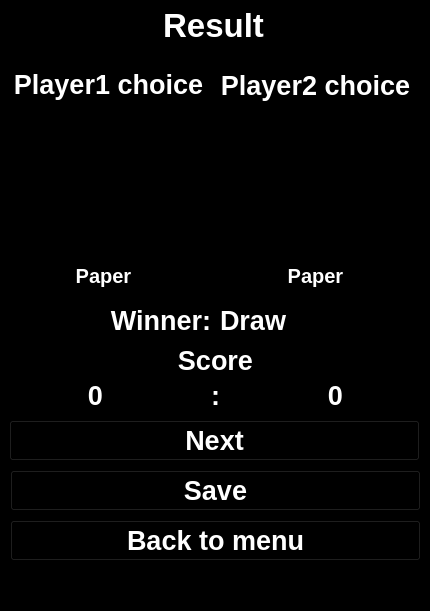
<?xml version="1.0" encoding="UTF-8"?>
<ui version="4.0">
 <class>Result</class>
 <widget class="QMainWindow" name="Result">
  <property name="geometry">
   <rect>
    <x>0</x>
    <y>0</y>
    <width>430</width>
    <height>611</height>
   </rect>
  </property>
  <property name="windowTitle">
   <string>MainWindow</string>
  </property>
  <property name="styleSheet">
   <string notr="true">background-color: rgb(0, 0, 0);
color: rgb(255, 255, 255);</string>
  </property>
  <widget class="QWidget" name="centralwidget">
   <widget class="QLabel" name="label">
    <property name="geometry">
     <rect>
      <x>8</x>
      <y>5</y>
      <width>411</width>
      <height>41</height>
     </rect>
    </property>
    <property name="font">
     <font>
      <pointsize>25</pointsize>
      <bold>true</bold>
     </font>
    </property>
    <property name="styleSheet">
     <string notr="true">background-color: rgb(0, 0, 0);
color: rgb(255, 255, 255);</string>
    </property>
    <property name="text">
     <string>Result</string>
    </property>
    <property name="alignment">
     <set>Qt::AlignCenter</set>
    </property>
   </widget>
   <widget class="QLabel" name="labelP1name">
    <property name="geometry">
     <rect>
      <x>8</x>
      <y>59</y>
      <width>201</width>
      <height>51</height>
     </rect>
    </property>
    <property name="font">
     <font>
      <pointsize>20</pointsize>
      <bold>true</bold>
     </font>
    </property>
    <property name="styleSheet">
     <string notr="true">background-color: rgb(0, 0, 0);
color: rgb(255, 255, 255);</string>
    </property>
    <property name="text">
     <string>Player1 choice</string>
    </property>
    <property name="alignment">
     <set>Qt::AlignCenter</set>
    </property>
   </widget>
   <widget class="QLabel" name="labelP2name">
    <property name="geometry">
     <rect>
      <x>210</x>
      <y>60</y>
      <width>211</width>
      <height>51</height>
     </rect>
    </property>
    <property name="font">
     <font>
      <pointsize>20</pointsize>
      <bold>true</bold>
     </font>
    </property>
    <property name="styleSheet">
     <string notr="true">background-color: rgb(0, 0, 0);
color: rgb(255, 255, 255);</string>
    </property>
    <property name="text">
     <string>Player2 choice</string>
    </property>
    <property name="alignment">
     <set>Qt::AlignCenter</set>
    </property>
   </widget>
   <widget class="QLabel" name="labelP1pic">
    <property name="geometry">
     <rect>
      <x>40</x>
      <y>120</y>
      <width>131</width>
      <height>131</height>
     </rect>
    </property>
    <property name="text">
     <string/>
    </property>
    <property name="pixmap">
     <pixmap resource="../img/imgs.qrc">:/paper.png</pixmap>
    </property>
    <property name="scaledContents">
     <bool>true</bool>
    </property>
   </widget>
   <widget class="QLabel" name="labelP2pic">
    <property name="geometry">
     <rect>
      <x>250</x>
      <y>120</y>
      <width>131</width>
      <height>131</height>
     </rect>
    </property>
    <property name="text">
     <string/>
    </property>
    <property name="pixmap">
     <pixmap resource="../img/imgs.qrc">:/paper.png</pixmap>
    </property>
    <property name="scaledContents">
     <bool>true</bool>
    </property>
   </widget>
   <widget class="QLabel" name="labelP1type">
    <property name="geometry">
     <rect>
      <x>38</x>
      <y>260</y>
      <width>131</width>
      <height>31</height>
     </rect>
    </property>
    <property name="font">
     <font>
      <pointsize>15</pointsize>
      <bold>true</bold>
     </font>
    </property>
    <property name="styleSheet">
     <string notr="true">background-color: rgb(0, 0, 0);
color: rgb(255, 255, 255);</string>
    </property>
    <property name="text">
     <string>Paper</string>
    </property>
    <property name="alignment">
     <set>Qt::AlignCenter</set>
    </property>
   </widget>
   <widget class="QLabel" name="labelP2type">
    <property name="geometry">
     <rect>
      <x>250</x>
      <y>260</y>
      <width>131</width>
      <height>31</height>
     </rect>
    </property>
    <property name="font">
     <font>
      <pointsize>15</pointsize>
      <bold>true</bold>
     </font>
    </property>
    <property name="styleSheet">
     <string notr="true">background-color: rgb(0, 0, 0);
color: rgb(255, 255, 255);</string>
    </property>
    <property name="text">
     <string>Paper</string>
    </property>
    <property name="alignment">
     <set>Qt::AlignCenter</set>
    </property>
   </widget>
   <widget class="QLabel" name="label_2">
    <property name="geometry">
     <rect>
      <x>10</x>
      <y>300</y>
      <width>201</width>
      <height>41</height>
     </rect>
    </property>
    <property name="font">
     <font>
      <pointsize>20</pointsize>
      <bold>true</bold>
     </font>
    </property>
    <property name="styleSheet">
     <string notr="true">background-color: rgb(0, 0, 0);
color: rgb(255, 255, 255);</string>
    </property>
    <property name="text">
     <string>Winner:</string>
    </property>
    <property name="alignment">
     <set>Qt::AlignRight|Qt::AlignTrailing|Qt::AlignVCenter</set>
    </property>
   </widget>
   <widget class="QLabel" name="labelResult">
    <property name="geometry">
     <rect>
      <x>220</x>
      <y>300</y>
      <width>201</width>
      <height>41</height>
     </rect>
    </property>
    <property name="font">
     <font>
      <pointsize>20</pointsize>
      <bold>true</bold>
     </font>
    </property>
    <property name="styleSheet">
     <string notr="true">background-color: rgb(0, 0, 0);
color: rgb(255, 255, 255);</string>
    </property>
    <property name="text">
     <string>Draw</string>
    </property>
    <property name="alignment">
     <set>Qt::AlignLeading|Qt::AlignLeft|Qt::AlignVCenter</set>
    </property>
   </widget>
   <widget class="QLabel" name="label_3">
    <property name="geometry">
     <rect>
      <x>10</x>
      <y>340</y>
      <width>411</width>
      <height>41</height>
     </rect>
    </property>
    <property name="font">
     <font>
      <pointsize>20</pointsize>
      <bold>true</bold>
     </font>
    </property>
    <property name="styleSheet">
     <string notr="true">background-color: rgb(0, 0, 0);
color: rgb(255, 255, 255);</string>
    </property>
    <property name="text">
     <string>Score</string>
    </property>
    <property name="alignment">
     <set>Qt::AlignCenter</set>
    </property>
   </widget>
   <widget class="QLabel" name="label_4">
    <property name="geometry">
     <rect>
      <x>180</x>
      <y>380</y>
      <width>71</width>
      <height>31</height>
     </rect>
    </property>
    <property name="font">
     <font>
      <pointsize>20</pointsize>
      <bold>true</bold>
     </font>
    </property>
    <property name="styleSheet">
     <string notr="true">background-color: rgb(0, 0, 0);
color: rgb(255, 255, 255);</string>
    </property>
    <property name="text">
     <string>:</string>
    </property>
    <property name="alignment">
     <set>Qt::AlignCenter</set>
    </property>
   </widget>
   <widget class="QLabel" name="labelP1score">
    <property name="geometry">
     <rect>
      <x>10</x>
      <y>380</y>
      <width>171</width>
      <height>31</height>
     </rect>
    </property>
    <property name="font">
     <font>
      <pointsize>20</pointsize>
      <bold>true</bold>
     </font>
    </property>
    <property name="styleSheet">
     <string notr="true">background-color: rgb(0, 0, 0);
color: rgb(255, 255, 255);</string>
    </property>
    <property name="text">
     <string>0</string>
    </property>
    <property name="alignment">
     <set>Qt::AlignCenter</set>
    </property>
   </widget>
   <widget class="QLabel" name="labelP2score">
    <property name="geometry">
     <rect>
      <x>250</x>
      <y>380</y>
      <width>171</width>
      <height>31</height>
     </rect>
    </property>
    <property name="font">
     <font>
      <pointsize>20</pointsize>
      <bold>true</bold>
     </font>
    </property>
    <property name="styleSheet">
     <string notr="true">background-color: rgb(0, 0, 0);
color: rgb(255, 255, 255);</string>
    </property>
    <property name="text">
     <string>0</string>
    </property>
    <property name="alignment">
     <set>Qt::AlignCenter</set>
    </property>
   </widget>
   <widget class="QPushButton" name="buttonNext">
    <property name="geometry">
     <rect>
      <x>9</x>
      <y>420</y>
      <width>411</width>
      <height>41</height>
     </rect>
    </property>
    <property name="font">
     <font>
      <pointsize>20</pointsize>
      <bold>true</bold>
     </font>
    </property>
    <property name="styleSheet">
     <string notr="true">QPushButton {
	color: rgb(255, 255, 255);
	background-color: rgb(0, 0, 0);
}
QPushButton:hover {
	color: rgb(0, 0, 0);
	background-color: rgb(255, 255, 255);
}</string>
    </property>
    <property name="text">
     <string>Next</string>
    </property>
   </widget>
   <widget class="QPushButton" name="buttonSave">
    <property name="geometry">
     <rect>
      <x>10</x>
      <y>470</y>
      <width>411</width>
      <height>41</height>
     </rect>
    </property>
    <property name="font">
     <font>
      <pointsize>20</pointsize>
      <bold>true</bold>
     </font>
    </property>
    <property name="styleSheet">
     <string notr="true">QPushButton {
	color: rgb(255, 255, 255);
	background-color: rgb(0, 0, 0);
}
QPushButton:hover {
	color: rgb(0, 0, 0);
	background-color: rgb(255, 255, 255);
}</string>
    </property>
    <property name="text">
     <string>Save</string>
    </property>
   </widget>
   <widget class="QPushButton" name="buttonBack">
    <property name="geometry">
     <rect>
      <x>10</x>
      <y>520</y>
      <width>411</width>
      <height>41</height>
     </rect>
    </property>
    <property name="font">
     <font>
      <pointsize>20</pointsize>
      <bold>true</bold>
     </font>
    </property>
    <property name="styleSheet">
     <string notr="true">QPushButton {
	color: rgb(255, 255, 255);
	background-color: rgb(0, 0, 0);
}
QPushButton:hover {
	color: rgb(255, 255, 0);
	background-color: rgb(255, 0, 0);
}</string>
    </property>
    <property name="text">
     <string>Back to menu</string>
    </property>
   </widget>
  </widget>
  <widget class="QMenuBar" name="menubar">
   <property name="geometry">
    <rect>
     <x>0</x>
     <y>0</y>
     <width>430</width>
     <height>21</height>
    </rect>
   </property>
  </widget>
  <widget class="QStatusBar" name="statusbar"/>
 </widget>
 <resources>
  <include location="../img/imgs.qrc"/>
 </resources>
 <connections/>
</ui>
